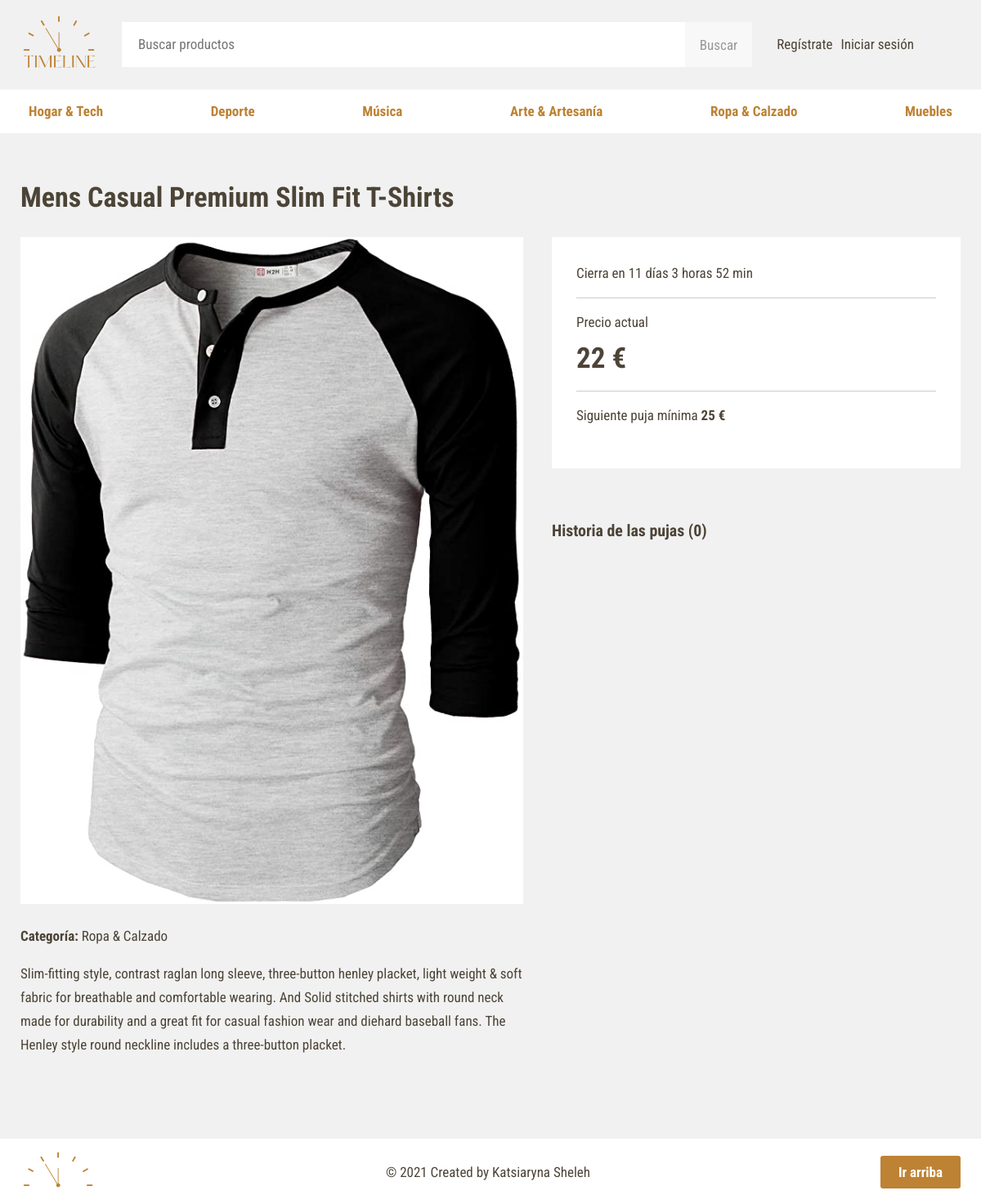
Page /lot.php?id=27 on the committed database.
### tables this page shows
CREATE TABLE `categories` (
  `id` int(11) NOT NULL,
  `name` varchar(255) NOT NULL,
  `tech_value` varchar(64) NOT NULL
);

CREATE TABLE `products` (
  `id` int(11) NOT NULL,
  `created_date` datetime DEFAULT NULL,
  `name` varchar(255) NOT NULL,
  `description` text NOT NULL,
  `image` varchar(255) NOT NULL,
  `init_price` decimal(10,0) UNSIGNED NOT NULL DEFAULT 0,
  `last_price` decimal(10,0) UNSIGNED DEFAULT NULL,
  `expire_date` datetime NOT NULL,
  `rate_value` decimal(10,0) UNSIGNED NOT NULL,
  `category_id` int(11) NOT NULL,
  `author_id` int(11) NOT NULL,
  `winner_id` int(11) DEFAULT NULL
);

### classes/Helpers.php (called while the page is built, shortened)
<?php
class Helpers {
    public function includeHtml($name, array $data = []) {
        $name = 'templates/' . $name;
        extract($data);
        require $name;
        return ob_get_clean();
    }
    public function formatPrice($price) {
        $currency = html_entity_decode('&euro;');
        $price = ceil($price);
        if ($price >= 1000) {
            return number_format($price, 0, '', ' ') . ' ' . $currency;
        } else {
            return $price . ' ' . $currency;
        }
    }
    public function getTimeLeft($date) {
        $now = strtotime('now');
        $expiration = strtotime($date);
        $leftTime = $expiration - $now;
        $leftDays = floor(($leftTime / 86400));
        $leftHours = floor(($leftTime % 86400) / 3600);
        $leftMinutes = floor(($leftTime % 3600) / 60);
        return [
            'days' => $leftDays,
            'hours' => $leftHours,
            'minutes' => $leftMinutes
        ];
    }
}

### classes/ConnectToDB.php (called while the page is built, shortened)
<?php
class ConnectToDB {
    private $host = "localhost";
    private $username = "root";
    private $password = "";
    private $db = "timeline";
    public $dbConnection;
    public function __construct() {
        $this->dbConnection = mysqli_connect($this -> host, $this -> username, $this -> password, $this -> db);
        mysqli_set_charset($this->dbConnection, 'utf8');
    }
    public function fetchDataFromDB($sqlQuery) {
        $result = mysqli_query($this->dbConnection, $sqlQuery);
        return mysqli_fetch_all($result, MYSQLI_ASSOC);
    }
}

### classes/DBTableProducts.php (called while the page is built, shortened)
<?php
class DBTableProducts extends ConnectToDB {
    private $connectToDB;
    public function __construct() {
        $this -> connectToDB = new ConnectToDB();
    }
    public function getSingleLot($lotId) {
        $sqlQuery = "SELECT p.id as product_id, p.author_id, p.name, p.description, p.rate_value, p.init_price, p.last_price, p.image, p.expire_date,
        c.name as category_name, c.id as category_id
        FROM products p JOIN categories c ON category_id = c.id WHERE p.id = ?";
        $stmt = mysqli_prepare($this -> connectToDB -> dbConnection, $sqlQuery);
        mysqli_stmt_bind_param($stmt, 's', $lotId);
        mysqli_stmt_execute($stmt);
        $result = mysqli_stmt_get_result($stmt);
        $rows = mysqli_fetch_all($result, MYSQLI_ASSOC);
        return $rows[0];
    }
}

### classes/InitSession.php (called while the page is built, shortened)
<?php
class InitSession extends DBTableUsers {
    private $isAuth = false;
    private $userName = '';
    public function getIsAuth() {
        return $this -> isAuth;
    }
    public function getUserName() {
        return $this -> userName;
    }
}

### classes/DBTableCategories.php (called while the page is built, shortened)
<?php
class DBTableCategories extends ConnectToDB {
    private $connectToDB;
    public function __construct() {
        $this -> connectToDB = new ConnectToDB();
    }
    public function getAllCategories() {
        $sqlQuery = 'SELECT * FROM categories';
        return $this -> connectToDB -> fetchDataFromDB($sqlQuery);
    }
}

### classes/DBTableBets.php (called while the page is built, shortened)
<?php
class DBTableBets extends ConnectToDB {
    private $connectToDB;
    public function __construct() {
        $this -> connectToDB = new ConnectToDB();
    }
    public function getAllRatesForSingleLot($lotId) {
        $sqlQuery = "SELECT created_date, price, u.name as user_name FROM bets b JOIN users u ON b.user_id = u.id
            WHERE b.product_id = ? ORDER BY created_date DESC";
        $stmt = mysqli_prepare($this -> connectToDB -> dbConnection, $sqlQuery);
        mysqli_stmt_bind_param($stmt, 's', $lotId);
        mysqli_stmt_execute($stmt);
        $result = mysqli_stmt_get_result($stmt);
        return mysqli_fetch_all($result, MYSQLI_ASSOC);
    }
}

### templates/mainLayout.php (the view, shortened to what this page needs)
<!DOCTYPE html>
<html lang="es">
<head>
    <link href="./css/style.css" rel="stylesheet">
</head>
<body>
    <div class="main-wrap">
        <header>
            <div class="container header-wrap">
                <a class="company-logo" href="/timeline">
                    <img src="./img/logo.png" height="70" alt="Logo Timeline">
                </a>
                <form class="search-form" action="searchProduct.php" method="get">
                    <input type="search" name="search" placeholder="Buscar productos"
                        value="<?= htmlspecialchars(isset($_GET['search']) ? $_GET['search'] : ''); ?>">
                    <input class="search-button" type="submit" name="find" value="Buscar">
                </form>
                <nav class="user-menu">
                    <?php if ($isUserAuth === true) : ?>
                    <div class="user-information">
                        <p><?= $currentUserName ?></p>
                        <a href="myProfile.php">Mi perfil</a>
                        <a href="logout.php">Cerrar la sesión</a>
                    </div>
                    <?php else: ?>
                    <ul class="login-menu">
                        <li><a href="registration.php">Regístrate</a></li>
                        <li><a href="login.php">Iniciar sesión</a></li>
                    </ul>
                    <?php endif ?>
                </nav>
            </div>
        </header>
        <main>
            <nav class="categories-list">
                <ul class="container">
                    <?php foreach ($categories as $category): ?>
                    <li>
                        <a href="lots.php?category=<?= htmlspecialchars($category['tech_value']) ?>">
                            <?= htmlspecialchars($category['name']) ?>
                        </a>
                    </li>
                    <?php endforeach; ?>
                </ul>
            </nav>
            <?= $htmlMainContent ?>
        </main>
    </div>
    <footer>
        <div class="container footer-wrap">
            <a href="/timeline"><img src="./img/logo-no-word.png" height="50" alt="Logo Timeline"></a>
            <p>© 2021 Created by Katsiaryna Sheleh</p>
            <button id="scrollToTop" class="button">Ir arriba</button>
        </div>
    </footer>
</body>
</html>

### templates/lot.php (shortened to what this page needs)
<div class="container space-bottom">
    <h1 class="main-title"><?= htmlspecialchars($lot['name']) ?></h1>
    <div class="lot-wrapper">
        <div class="lot-col-left">
            <img src="uploads/<?= htmlspecialchars($lot['image']) ?>" alt="<?= htmlspecialchars($lot['name']) ?>">
            <p class="single-lot-category"><b>Categoría: </b><?= htmlspecialchars($lot['category_name']) ?></p>
            <p class="lot-description"><?= htmlspecialchars($lot['description']) ?></p>
        </div>
        <div class="lot-col-right">
            <div class="single-lot-information">
                <?php $expirationDate = $helpers -> getTimeLeft($lot['expire_date']) ?>
                <div
                    class="single-lot-times <?= $expirationDate['days'] < 1 && $expirationDate['hours'] < 1 && $expirationDate['minutes'] < 1 ? 'card-expiring' : ''?>">
                    <?= $expirationDate['days'] < 1 && $expirationDate['hours'] < 1 && $expirationDate['minutes'] < 1
                        ? 'Subasta terminada'
                        : 'Cierra en ' . $expirationDate['days'] . ' días ' . $expirationDate['hours'] . ' horas ' . $expirationDate['minutes'] . ' min' ?>
                </div>
                <div class="single-lot-current-price">
                    Precio actual<br>
                    <b><?= htmlspecialchars($helpers -> formatPrice(is_null($lot['last_price']) ? $lot['init_price'] : $lot['last_price'])) ?></b>
                </div>
                <?php if ($expirationDate['hours'] > 1 && $expirationDate['minutes'] > 1) : ?>
                <div class="single-lot-next-price">
                    Siguiente puja mínima
                    <b><?= htmlspecialchars($helpers -> formatPrice($currentMinRate));?></b>
                </div>
                <?php endif ?>
            </div>
            <h3>Historia de las pujas (<span><?= htmlspecialchars(count($rates)) ?></span>)</h3>
        </div>
    </div>
</div>

### lot.php (shortened to what this page needs)
<?php
    require_once('classes/ConnectToDB.php');
    require_once('classes/InitSession.php');
    require_once('classes/DBTableCategories.php');
    require_once('classes/DBTableProducts.php');
    require_once('classes/DBTableBets.php');
    require_once('classes/Helpers.php');
    $lotId = $_GET['id'];
    $initSession = new InitSession();
    $dbTableCategories = new DBTableCategories();
    $dbTableRates = new DBTableBets();
    $dbTableLots = new DBTableProducts();
    $helpers = new Helpers();
    $lot = $dbTableLots -> getSingleLot($lotId);
    $lastLotPrice = is_null($lot['last_price']) ? (int)$lot['init_price'] : (int)$lot['last_price'];
    $rateMinStep = (int)$lot['rate_value'];
    $currentMinRate = $lastLotPrice + $rateMinStep;
    $formValidationErrors = [];
    $isRateMadeByCurrentUserID = false;
    $isUserAuth = $initSession -> getIsAuth();
    $formValidationErrors = array_filter($formValidationErrors);
    $htmlMainLayout = $helpers -> includeHtml('mainLayout.php', [
        'pageTitle' => $lot ? $lot['name'] : 'No existe',
        'isUserAuth' => $isUserAuth,
        'currentUserName' => $initSession -> getUserName(),
        'categories' => $dbTableCategories -> getAllCategories(),
        'htmlMainContent' => $helpers -> includeHtml('lot.php', [
            'lot' => $lot,
            'rates' => $dbTableRates -> getAllRatesForSingleLot($lotId),
            'isUserAuth' => $isUserAuth,
            'formValidationErrors' => $formValidationErrors,
            'currentUserId' => $isUserAuth ? $initSession -> getUserId() : '',
            'isRateMadeByCurrentUserID' => $isRateMadeByCurrentUserID,
            'currentMinRate' => $currentMinRate,
            'helpers' => $helpers
        ])
    ]);
    print($htmlMainLayout);

### css/style.css (style rules this page uses)
html, body { box-sizing: border-box; height: 100%; margin: 0; padding: 0; scroll-behavior: smooth; }
*, *:before, *:after { box-sizing: inherit; }
.main-wrap { min-height: 100%; display: flex; flex-direction: column; margin-bottom: -80px; }
.main-wrap::after { content: ""; display: block; }
.main-wrap::after { height: 80px; }
body { min-width: 320px; background-color: #f1f1f1; font-family: "Roboto Condensed", sans-serif; font-weight: 400; font-size: 17px; line-height: 1.7; color: #4c4437; }
a { text-decoration: none; color: inherit; }
.main-title { margin-top: 60px; margin-bottom: 30px; font-size: 34px; line-height: 1.1; }
.container { max-width: 1350px; margin: 0 auto; padding: 0 25px; }
.space-bottom { margin-bottom: 80px; }
.button { display: block; padding: 10px 22px; background-color: #bd8234; color: #fff; text-align: center; font-size: 17px; font-weight: 700; border: none; border-radius: 3px; cursor: pointer; font-family: "Roboto Condensed", sans-serif; transition: all 0.3s ease; box-sizing: border-box; }
input, textarea { font-family: "Roboto Condensed", sans-serif; }
header { padding: 15px 0; border-bottom: 1px solid rgba(255, 255, 255, 0.5); }
.header-wrap { display: flex; justify-content: flex-start; align-items: center; }
.company-logo { display: block; margin-right: 30px; }
.search-form { position: relative; width: 100%; margin-right: 20px; }
.search-form input[type="search"] { width: 100%; padding: 16px 19px 17px 19px; border: 1px solid #fff; font-size: inherit; }
.search-button { position: absolute; top: 0; right: 0; padding: 18px; font-size: inherit; opacity: 0.4; border: 0; cursor: pointer; transition: all 0.3s ease; }
.login-menu { display: flex; justify-content: space-between; flex-wrap: wrap; margin: 0; padding: 0; list-style: none; }
.login-menu li { padding-left: 10px; }
.user-menu { display: flex; width: 350px; }
footer { padding-top: 10px; padding-bottom: 10px; background-color: #fff; }
.footer-wrap { display: flex; justify-content: space-between; align-items: center; }
.categories-list { background-color: #fff; }
.categories-list ul { display: flex; justify-content: space-between; flex-wrap: wrap; list-style: none; }
.categories-list ul a { position: relative; display: block; padding: 12px 10px; font-weight: 700; color: #bd8234; }
.categories-list ul a::before { content: ""; display: none; position: absolute; bottom: 0; width: calc(100% - 20px); height: 3px; background-color: #e2e5e6; }
.lot-wrapper { display: flex; }
.lot-col-left { width: calc(100% - 500px); padding-right: 35px; }
.lot-col-right { width: 500px; }
.lot-col-left img { width: 100%; }
.lot-col-left .lot-description, .pre-wrap { white-space: pre-wrap; }
.single-lot-information { padding: 30px; margin-bottom: 60px; background-color: #fff; }
.single-lot-times { margin-bottom: 15px; padding-bottom: 15px; border-bottom: 1px solid #ccc; }
.single-lot-current-price b { font-size: 35px; }
.single-lot-next-price { padding-top: 15px; margin-top: 10px; margin-bottom: 20px; border-top: 1px solid #ccc; }

### rows in the picture
categories: name "Hogar & Tech"
categories: name "Deporte"
categories: name "Música"
categories: name "Arte & Artesanía"
categories: name "Ropa & Calzado"
categories: name "Muebles"
products: name "Mens Casual Premium Slim Fit T-Shirts", image (picture), category.name "Ropa & Calzado", description "Slim-fitting style, contrast raglan long sleeve, three-button henley placket, light weight & soft fabric for breathable and comfortable wearing. And Solid stitched shirts with round neck made for durability and a great fit for casual fashion wear and diehard baseball fans. The Henley style round neckline includes a three-button placket.", expire_date "11", expire_date "3", expire_date "52", last_price+init_price "22 €"

### other values in the picture
$helpers -> formatPrice($currentMinRate) "25 €"
count($rates) "0"
